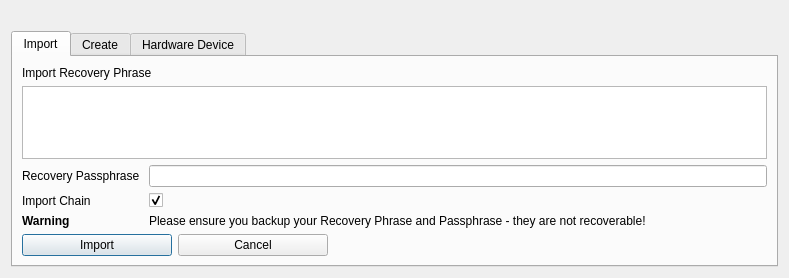
<?xml version="1.0" encoding="UTF-8"?>
<ui version="4.0">
 <class>MnemonicDialog</class>
 <widget class="QDialog" name="MnemonicDialog">
  <property name="geometry">
   <rect>
    <x>0</x>
    <y>0</y>
    <width>789</width>
    <height>278</height>
   </rect>
  </property>
  <property name="windowTitle">
   <string>HD Wallet Setup</string>
  </property>
  <layout class="QGridLayout" name="gridLayout">
   <item row="1" column="0">
    <widget class="QTabWidget" name="tabWidget">
     <property name="currentIndex">
      <number>0</number>
     </property>
     <widget class="QWidget" name="tabImport">
      <attribute name="title">
       <string>Import</string>
      </attribute>
      <layout class="QGridLayout" name="gridLayout_2">
       <item row="0" column="0">
        <widget class="QLabel" name="mnemonicLabel">
         <property name="text">
          <string>Import Recovery Phrase</string>
         </property>
        </widget>
       </item>
       <item row="1" column="0">
        <widget class="QTextEdit" name="tbxMnemonic">
         <property name="toolTip">
          <string>Enter your BIP39 compliant Recovery Phrase/Mnemonic - Typing your own words will probably not work how you expect, since the words require a particular structure (the last word is a checksum).</string>
         </property>
         <property name="lineWrapMode">
          <enum>QTextEdit::WidgetWidth</enum>
         </property>
        </widget>
       </item>
       <item row="2" column="0">
        <layout class="QFormLayout" name="mnemonicLayout">
         <item row="0" column="0">
          <widget class="QLabel" name="passwordLabel">
           <property name="text">
            <string>Recovery Passphrase </string>
           </property>
          </widget>
         </item>
         <item row="0" column="1">
          <widget class="QLineEdit" name="edtPassword">
           <property name="toolTip">
            <string>Enter a passphrase to protect your Recovery Phrase (optional)</string>
           </property>
          </widget>
         </item>
         <item row="1" column="0">
          <widget class="QLabel" name="importChainLabel">
           <property name="text">
            <string>Import Chain</string>
           </property>
          </widget>
         </item>
         <item row="1" column="1">
          <widget class="QCheckBox" name="chkImportChain">
           <property name="toolTip">
            <string>Only needed if you're importing </string>
           </property>
           <property name="checked">
            <bool>true</bool>
           </property>
          </widget>
         </item>
         <item row="2" column="0">
          <widget class="QLabel" name="label_3">
           <property name="font">
            <font>
             <weight>75</weight>
             <bold>true</bold>
            </font>
           </property>
           <property name="text">
            <string>Warning</string>
           </property>
          </widget>
         </item>
         <item row="2" column="1">
          <widget class="QLabel" name="label_2">
           <property name="text">
            <string>Please ensure you backup your Recovery Phrase and Passphrase - they are not recoverable!</string>
           </property>
          </widget>
         </item>
        </layout>
       </item>
       <item row="3" column="0">
        <layout class="QHBoxLayout" name="horizontalLayout_2">
         <item>
          <widget class="QPushButton" name="btnImport">
           <property name="minimumSize">
            <size>
             <width>150</width>
             <height>0</height>
            </size>
           </property>
           <property name="maximumSize">
            <size>
             <width>150</width>
             <height>16777215</height>
            </size>
           </property>
           <property name="text">
            <string>Import</string>
           </property>
          </widget>
         </item>
         <item>
          <widget class="QPushButton" name="btnCancel">
           <property name="minimumSize">
            <size>
             <width>150</width>
             <height>0</height>
            </size>
           </property>
           <property name="maximumSize">
            <size>
             <width>150</width>
             <height>16777215</height>
            </size>
           </property>
           <property name="text">
            <string>Cancel</string>
           </property>
          </widget>
         </item>
         <item>
          <spacer name="horizontalSpacer">
           <property name="orientation">
            <enum>Qt::Horizontal</enum>
           </property>
           <property name="sizeHint" stdset="0">
            <size>
             <width>40</width>
             <height>20</height>
            </size>
           </property>
          </spacer>
         </item>
        </layout>
       </item>
      </layout>
     </widget>
     <widget class="QWidget" name="tabCreate">
      <attribute name="title">
       <string>Create</string>
      </attribute>
      <layout class="QGridLayout" name="gridLayout_3">
       <item row="0" column="0">
        <widget class="QLabel" name="mnemonicLabel_2">
         <property name="text">
          <string>Create New Recovery Phrase</string>
         </property>
        </widget>
       </item>
       <item row="1" column="0">
        <widget class="QTextEdit" name="tbxMnemonicOut">
         <property name="toolTip">
          <string>This is your randomly generated Recovery Phrase/Mnemonic</string>
         </property>
         <property name="lineWrapMode">
          <enum>QTextEdit::WidgetWidth</enum>
         </property>
         <property name="readOnly">
          <bool>true</bool>
         </property>
        </widget>
       </item>
       <item row="2" column="0">
        <layout class="QFormLayout" name="formLayout">
         <item row="0" column="0">
          <widget class="QLabel" name="label">
           <property name="minimumSize">
            <size>
             <width>0</width>
             <height>0</height>
            </size>
           </property>
           <property name="text">
            <string>Bytes of Entropy </string>
           </property>
          </widget>
         </item>
         <item row="0" column="1">
          <widget class="QSpinBox" name="spinEntropy">
           <property name="maximumSize">
            <size>
             <width>40</width>
             <height>16777215</height>
            </size>
           </property>
           <property name="toolTip">
            <string>Entropy is an advanced feature. Your mnemonic may be insecure if this feature is used incorrectly.</string>
           </property>
           <property name="minimum">
            <number>16</number>
           </property>
           <property name="maximum">
            <number>64</number>
           </property>
           <property name="value">
            <number>32</number>
           </property>
          </widget>
         </item>
         <item row="1" column="1">
          <widget class="QComboBox" name="cbxLanguage">
           <property name="maximumSize">
            <size>
             <width>120</width>
             <height>16777215</height>
            </size>
           </property>
           <property name="toolTip">
            <string>Select your language</string>
           </property>
           <item>
            <property name="text">
             <string>English</string>
            </property>
           </item>
           <item>
            <property name="text">
             <string>French</string>
            </property>
           </item>
           <item>
            <property name="text">
             <string>Japanese</string>
            </property>
           </item>
           <item>
            <property name="text">
             <string>Spanish</string>
            </property>
           </item>
           <item>
            <property name="text">
             <string>Chinese_s</string>
            </property>
           </item>
           <item>
            <property name="text">
             <string>Chinese_t</string>
            </property>
           </item>
          </widget>
         </item>
         <item row="1" column="0">
          <widget class="QLabel" name="label_4">
           <property name="text">
            <string>Language</string>
           </property>
          </widget>
         </item>
        </layout>
       </item>
       <item row="3" column="0">
        <layout class="QHBoxLayout" name="horizontalLayout_3">
         <item>
          <widget class="QPushButton" name="btnGenerate">
           <property name="minimumSize">
            <size>
             <width>150</width>
             <height>0</height>
            </size>
           </property>
           <property name="maximumSize">
            <size>
             <width>150</width>
             <height>16777215</height>
            </size>
           </property>
           <property name="text">
            <string>Generate</string>
           </property>
          </widget>
         </item>
         <item>
          <widget class="QPushButton" name="btnCancel2">
           <property name="minimumSize">
            <size>
             <width>150</width>
             <height>0</height>
            </size>
           </property>
           <property name="maximumSize">
            <size>
             <width>150</width>
             <height>16777215</height>
            </size>
           </property>
           <property name="text">
            <string>Cancel</string>
           </property>
          </widget>
         </item>
         <item>
          <spacer name="horizontalSpacer_2">
           <property name="orientation">
            <enum>Qt::Horizontal</enum>
           </property>
           <property name="sizeHint" stdset="0">
            <size>
             <width>40</width>
             <height>20</height>
            </size>
           </property>
          </spacer>
         </item>
        </layout>
       </item>
      </layout>
     </widget>
     <widget class="QWidget" name="tabHardware">
      <attribute name="title">
       <string>Hardware Device</string>
      </attribute>
      <layout class="QGridLayout" name="gridLayout_4">
       <item row="1" column="0">
        <widget class="QPlainTextEdit" name="tbxHwdOut">
         <property name="readOnly">
          <bool>true</bool>
         </property>
        </widget>
       </item>
       <item row="6" column="0">
        <layout class="QHBoxLayout" name="horizontalLayout_4">
         <item>
          <widget class="QPushButton" name="btnImportFromHwd">
           <property name="minimumSize">
            <size>
             <width>150</width>
             <height>0</height>
            </size>
           </property>
           <property name="text">
            <string>Import</string>
           </property>
          </widget>
         </item>
         <item>
          <widget class="QPushButton" name="btnCancel3">
           <property name="minimumSize">
            <size>
             <width>150</width>
             <height>0</height>
            </size>
           </property>
           <property name="text">
            <string>Cancel</string>
           </property>
          </widget>
         </item>
         <item>
          <spacer name="horizontalSpacer_3">
           <property name="orientation">
            <enum>Qt::Horizontal</enum>
           </property>
           <property name="sizeHint" stdset="0">
            <size>
             <width>40</width>
             <height>20</height>
            </size>
           </property>
          </spacer>
         </item>
        </layout>
       </item>
       <item row="2" column="0">
        <layout class="QFormLayout" name="formLayout_2">
         <item row="0" column="0">
          <widget class="QLabel" name="lblPath">
           <property name="minimumSize">
            <size>
             <width>0</width>
             <height>0</height>
            </size>
           </property>
           <property name="text">
            <string>Path</string>
           </property>
          </widget>
         </item>
         <item row="0" column="1">
          <widget class="QLineEdit" name="edtPath">
           <property name="toolTip">
            <string>Path to derive account from, if not using default.</string>
           </property>
          </widget>
         </item>
         <item row="1" column="0">
          <widget class="QLabel" name="label_5">
           <property name="text">
            <string>Notes  </string>
           </property>
          </widget>
         </item>
         <item row="1" column="1">
          <widget class="QLabel" name="label_6">
           <property name="text">
            <string>Open efin app before importing, confirm on device if prompted and wait for chain rescan to complete.</string>
           </property>
          </widget>
         </item>
        </layout>
       </item>
       <item row="0" column="0">
        <widget class="QLabel" name="hwdLabel">
         <property name="text">
          <string>Import account from hardware device</string>
         </property>
        </widget>
       </item>
      </layout>
     </widget>
    </widget>
   </item>
   <item row="0" column="0">
    <widget class="QLabel" name="lblHelp">
     <property name="enabled">
      <bool>true</bool>
     </property>
     <property name="text">
      <string/>
     </property>
    </widget>
   </item>
  </layout>
 </widget>
 <resources>
  <include location="../bitcoin.qrc"/>
 </resources>
 <connections/>
</ui>
